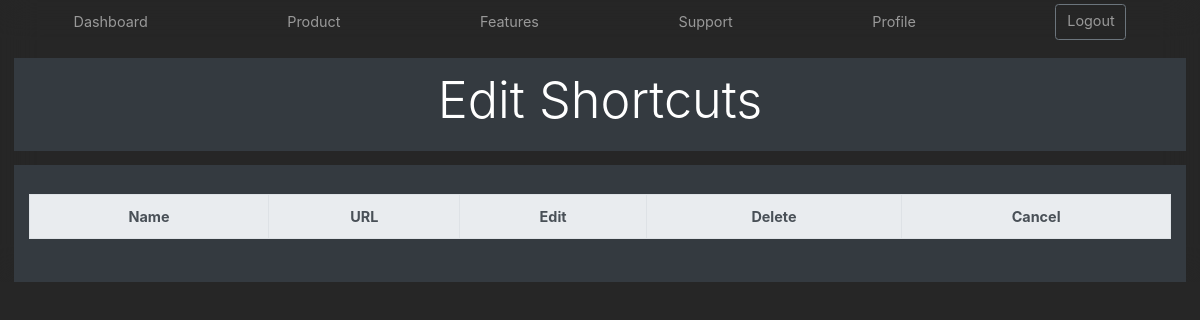
/Dashboard/editurl/table_1/, run on an earlier commit of the app's database.
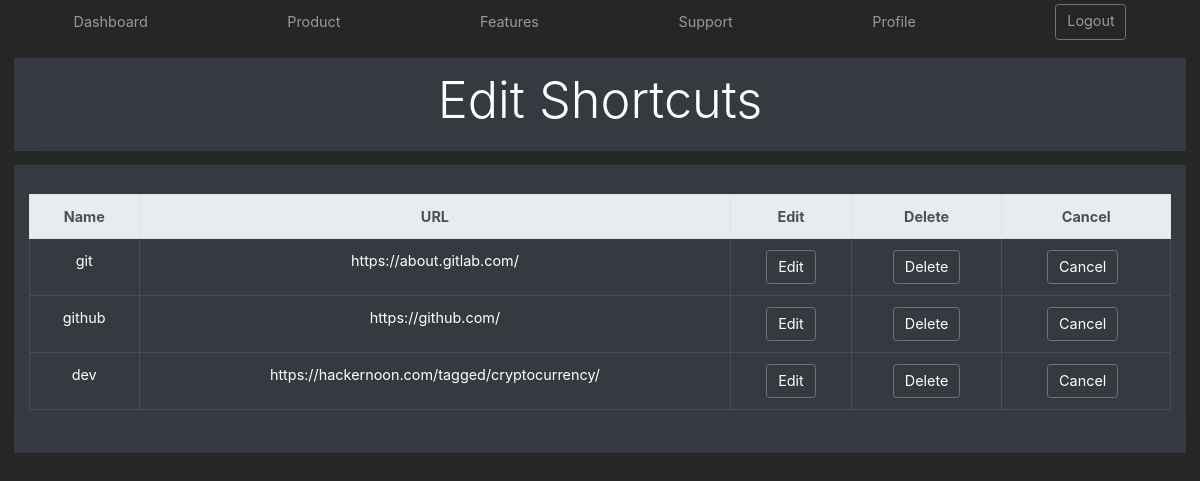
And on a later commit of the database.
### dashboard/models.py (models this page shows)
class userlinks(models.Model):
    main = models.CharField (max_length=200,default='')
    mainname = models.CharField (max_length=200,default='')
    mainfavicon = models.CharField (max_length=200,default='')
    table_id =  models.CharField (max_length=200,default='')

### dashboard/views.py (the view)
# urls.py: url(r'^editurl/(?P<table_id>[\w\-]+)/$', views.editurl ,name="editurl" ),
def editurl(request, table_id):
    table_id = table_id
    linktomain=userlinks.objects.all().filter(table_id=table_id)
    return render(request, 'editurl.html',{'linktomain':linktomain})

### dashboard/templates/editurl.html (shortened to what this page needs)
{% load static %}
<!DOCTYPE html>
<html lang="en">
<head>
<link rel="stylesheet" href="https://stackpath.bootstrapcdn.com/bootstrap/4.4.1/css/bootstrap.min.css">
<link rel="stylesheet"  href="{% static 'dashboard/css/product.css'%}">
<link rel="stylesheet"  href="{% static 'dashboard/css/dialog.css'%}">
</head>
<body>
 <nav class="site-header py-1">
  <div class="container d-flex flex-column flex-md-row justify-content-between">
     <a class="py-2 d-none d-md-inline-block" href="/Dashboard">Dashboard</a>
    <a class="py-2 d-none d-md-inline-block" href="#">Product</a>
    <a class="py-2 d-none d-md-inline-block" href="#">Features</a>
    <a class="py-2 d-none d-md-inline-block" href="#">Support</a>
    <a class="py-2 d-none d-md-inline-block" href="/Dashboard/profile">Profile</a>
    <a class="btn btn-outline-secondary" href="/Dashboard/logout">Logout</a>
  </div>
</nav>
<div class="position-relative overflow-hidden p-3 p-md-1 m-md-3 text-center bg-dark">
  <div class="col-md-5 mx-auto">
    <h1 class="display-4 titleposition">Edit Shortcuts</h1>
 </div>
  </div>
<div class="d-md-flex flex-md-equal w-100 my-md-3 pl-md-3">
  <div class="bg-dark mr-md-3 px-md-3 text-center text-white overflow-hidden">
    <div class="my-3 py-3">
<table class="table table-dark table-hover table-bordered">
    <thead class="thead-light">
    <tr>
        <th scope="col">Name</th>
        <th scope="col">URL</th>
        <th scope="col">Edit</th>
        <th scope="col">Delete</th>
        <th scope="col">Cancel</th>
    </tr>
    <thead>
    <tbody>
    {% for link in linktomain %}
        <tr>
            <td>{{link.mainname}}</td>
            <td>{{link.main}}</td>
            <td><a href="{% url 'editinglinks' pk=link.pk %}"><button class="btn btn-outline-secondary btn-color">Edit</button></a></td>
            <td><a href="{% url 'deletelinks' pk=link.pk %}"><button class="btn btn-outline-secondary btn-color">Delete</button></a></td>
            <td><button onclick="location.href='/Dashboard'" id="cancel" class="btn btn-outline-secondary btn-color" type="button" tabindex="0" title="Cancel" aria-label="Cancel">Cancel</button></td>
        </tr>
    {% endfor %}
    </tbody>
    </table>
    </div>
    </div>
    </div>
  </body>
</html>

### dashboard/static/dashboard/css/product.css (style rules this page uses)
.container { max-width: 1200px; }
body { background-color: rgba(0, 0, 0, .85); -webkit-backdrop-filter: saturate(180%) blur(20px); backdrop-filter: saturate(180%) blur(20px); zoom:90%; }
.site-header { -webkit-backdrop-filter: saturate(180%) blur(20px); backdrop-filter: saturate(180%) blur(20px); }
.site-header a { color: #999; transition: ease-in-out color .15s; }
@media (min-width: 768px) { .flex-md-equal > * { -ms-flex: 1; flex: 1; } }
.overflow-hidden { overflow: hidden; }
.titleposition { padding-top:2%; padding-bottom: 2%; color: white; }
.btn-color { color: white; }

### dashboard/static/dashboard/css/dialog.css (style rules this page uses)
#cancel { margin-inline-end: 8px; }

What changed in the data, as far as the page shows it:
added userlinks: mainname "git", main "https://about.gitlab.com/"
added userlinks: mainname "github", main "https://github.com/"
added userlinks: mainname "dev", main "https://hackernoon.com/tagged/cryptocurrency/"
